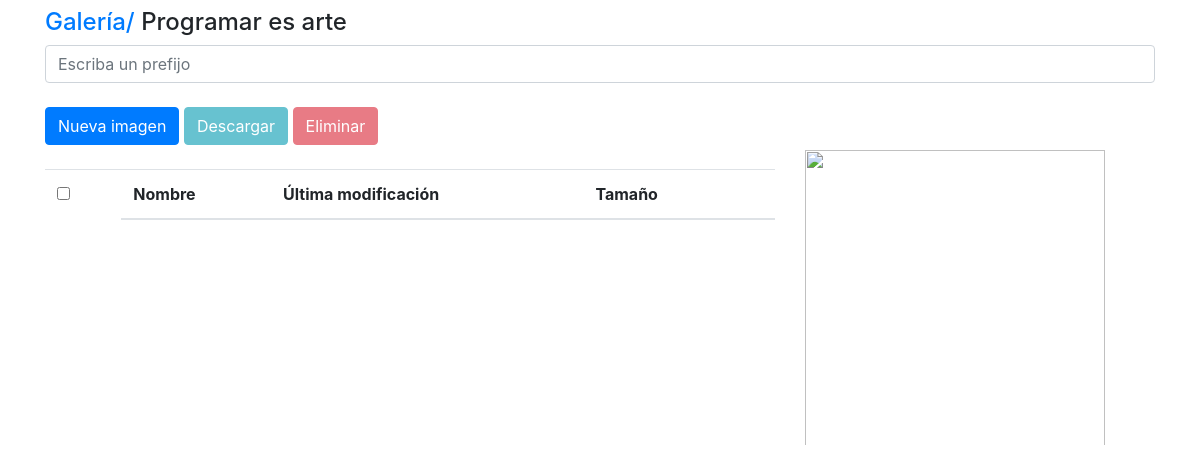
The app's page /albums/detail/2, older data.
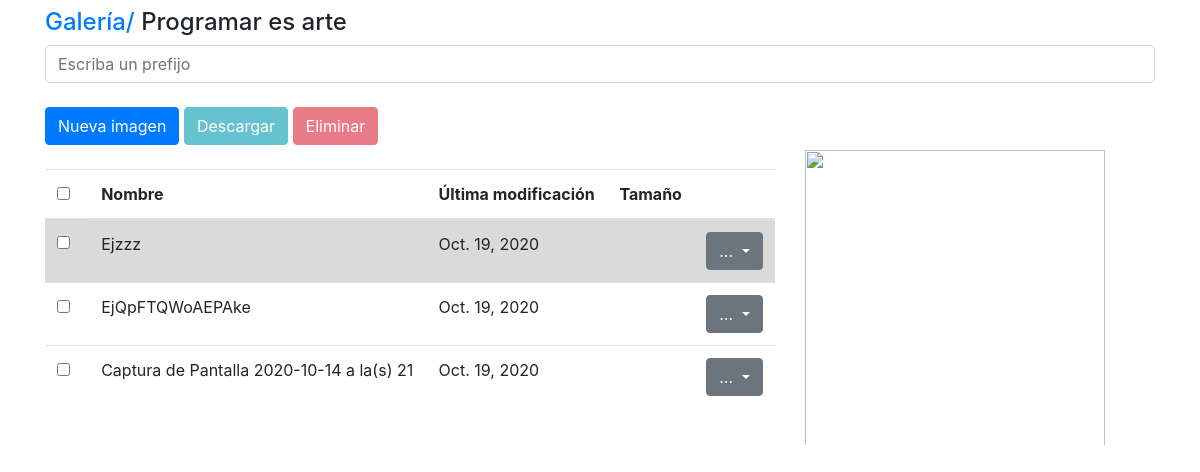
The same page, newer data.
### images/models.py (models this page shows, shortened)
class Image(models.Model):
    key = models.CharField(max_length=50, null=False, blank=False)
    bucket = models.CharField(max_length=50, null=False, blank=False)
    name = models.CharField(max_length=200)
    size = models.IntegerField()
    album = models.ForeignKey(Album, on_delete=models.CASCADE, default=None)
    content_type = models.CharField(max_length=10, null=False, blank=False, default='')
    created_at = models.DateTimeField(auto_now_add=True)
    objects = ImageManager()
    @property
    def url(self):
        return f'https://{self.bucket}.s3.amazonaws.com/{self.key}'
    @property
    def title(self):
        return self.name.split('.')[0]
    @property
    def lenght(self):
        from hurry.filesize import size
        return size(self.size)
    @classmethod
    def default(self):
        return Image(bucket='livedjango', key='unnamed.png')

### albums/views.py (the view, shortened to what this page needs)
# urls.py: path('detail/<int:pk>', AlbumDetailView.as_view(), name='detail'),
class AlbumDetailView(DetailView):
    model = Album
    template_name = 'albums/detail.html'
    def get_context_data(self, **kwargs):
        context = super().get_context_data(**kwargs)
        context['title'] = self.get_object().title
        context['images'] = self.get_object().images
        context['image_default'] = Image.default()
        context['form'] = UploadFileForm(
            {
                'album_id': self.get_object().id
            }
        )
        return context

### images/forms.py
class UploadFileForm(forms.Form):
    album_id = forms.CharField(required=True, widget=forms.HiddenInput())
    file = forms.FileField(required=True, label='Archivo',
                            widget=forms.FileInput(attrs={'accept':'image/*'}))
    def __init__(self, *args, **kwargs):
        super(UploadFileForm, self).__init__(*args, **kwargs)
        self.fields['file'].widget.attrs['class'] = 'form-control-file'

### albums/models.py (called while the page is built)
    @property
    def images(self):
        return self.image_set.all()

### albums/templates/albums/detail.html (shortened to what this page needs)
{% extends 'base/base.html' %}
{% block content %}
<div class="row">
    <div class="col">
        <h4> <a href="{% url 'albums:list' %}">Galería/</a> {{ object.title }}</h4>
    </div>
</div>
<div class="row">
    <div class="col">
        <form action="{% url 'images:search' %}" id="image-search">
            <div class="form-group">
                <input type="text" class="form-control" name='q' placeholder="Escriba un prefijo">
            </div>
        </form>
    </div>
</div>
<div class="row">
    <div class="col mt-2">
        <div class="options">
            <button class="btn btn-primary" data-toggle="modal" data-target="#createModal">Nueva imagen</button>
            <a type="button" href="{% url 'images:download_many' %}" class="btn btn-info disabled" id="download-images">Descargar</a>
            <a type="button" href="{% url 'images:delete_many' %}" class="btn btn-danger disabled" id="delete-images">Eliminar</a>
        </div>
    </div>
</div>
<div class="row">
    <div class="col-8 mt-4">
        <table class="table">
            <thead>
                <tr>
                    <td scope="col">
                        <div class="form-check">
                            <input type="checkbox" class="form-check-input" id="check-all">
                        </div>
                    </td>
                    <th>Nombre</th>
                    <th>Última modificación</th>
                    <th>Tamaño </th>
                    <th></th>
                </tr>
            </thead>
            <tbody id="images">
                {% for image in images %}
                    {% include 'images/snippets/image.html' with image=image %}
                {% endfor %}
            </tbody>
        </table>
    </div>
    <div class="col">
        <img width="300" height="300" id="image-preview" src="#" class="img-responsive" style="padding-top: 5px">
    </div>
</div>
{% endblock %}

### images/templates/images/snippets/image.html (shortened to what this page needs)
<tr id="image-{{ image.id }}" class="image-row" image-id="{{ image.id }}">
    <td>
        <div class="form-check">
            <input type="checkbox" class="form-check-input image-checkbox" image-id='{{ image.id }}'>
        </div>
    </td>
    <td>
        <div class="image-name" image-id='{{ image.id }}' id="image-name-{{ image.id }}">
            {{ image.title }}
        </div>
    </td>
    <td>{{ image.created_at | date }}</td>
    <td>{{ image.lenght }}</td>
    <td>
        <div class="btn-group">
            <button type="button" class="btn btn-secondary dropdown-toggle" data-toggle="dropdown" >
              ...
            </button>
        </div>
    </td>
</tr>

Row changes from the older to the newer data that the page shows:
added Image: title "Ejzzz", created_at "Oct. 19, 2020"
added Image: title "EjQpFTQWoAEPAke", created_at "Oct. 19, 2020"
added Image: title "Captura de Pantalla 2020-10-14 a la(s) 21", created_at "Oct. 19, 2020"
